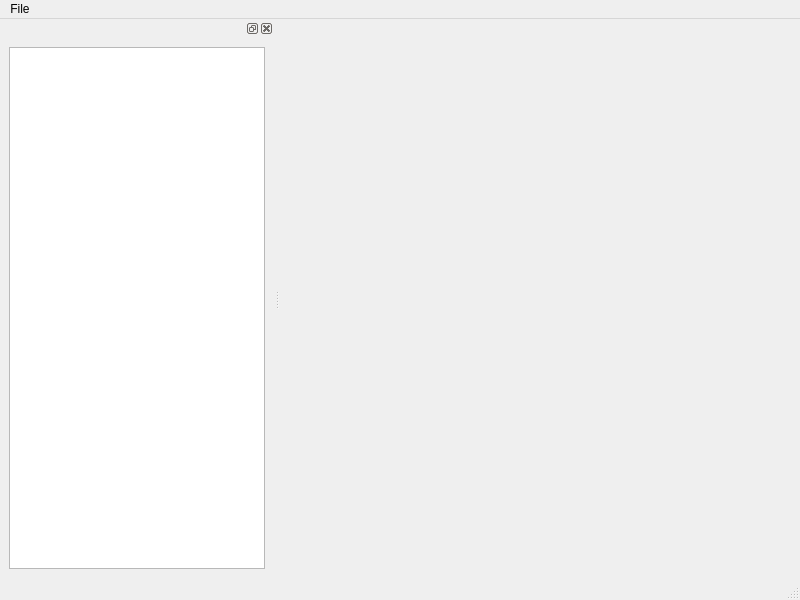
<?xml version="1.0" encoding="UTF-8"?>
<ui version="4.0">
 <class>MainWindow</class>
 <widget class="QMainWindow" name="MainWindow">
  <property name="geometry">
   <rect>
    <x>0</x>
    <y>0</y>
    <width>800</width>
    <height>600</height>
   </rect>
  </property>
  <property name="windowTitle">
   <string>MainWindow</string>
  </property>
  <widget class="QWidget" name="centralwidget"/>
  <widget class="QMenuBar" name="menubar">
   <property name="geometry">
    <rect>
     <x>0</x>
     <y>0</y>
     <width>800</width>
     <height>22</height>
    </rect>
   </property>
   <widget class="QMenu" name="menuFile">
    <property name="title">
     <string>File</string>
    </property>
    <addaction name="actionOpen_Project"/>
   </widget>
   <addaction name="menuFile"/>
  </widget>
  <widget class="QStatusBar" name="statusbar"/>
  <widget class="QDockWidget" name="dockWidget">
   <attribute name="dockWidgetArea">
    <number>1</number>
   </attribute>
   <widget class="QWidget" name="dockWidgetContents">
    <layout class="QVBoxLayout" name="verticalLayout">
     <item>
      <widget class="QTreeView" name="projectTree">
       <attribute name="headerVisible">
        <bool>false</bool>
       </attribute>
      </widget>
     </item>
    </layout>
   </widget>
  </widget>
  <action name="actionOpen_Project">
   <property name="text">
    <string>Open Project</string>
   </property>
  </action>
 </widget>
 <resources/>
 <connections/>
</ui>
